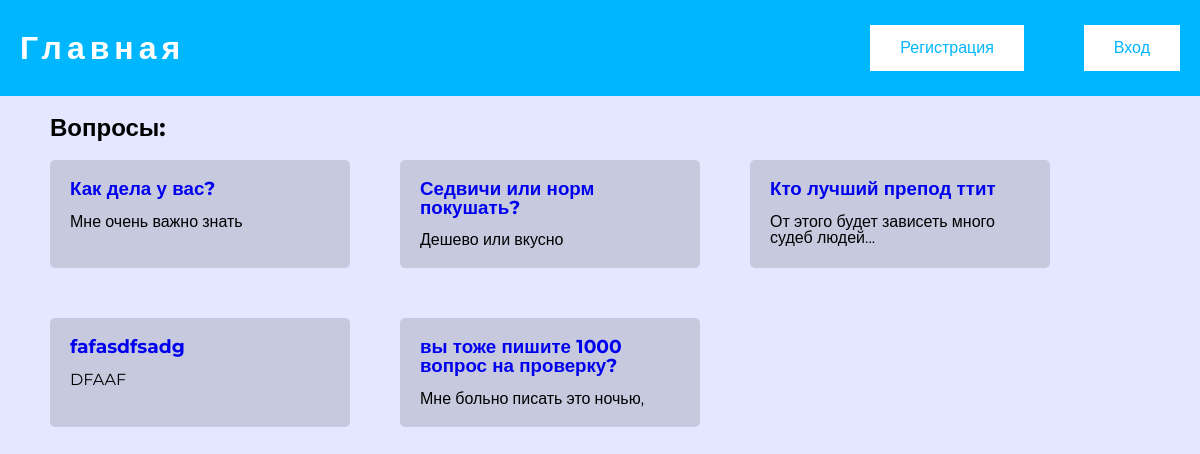
Screenshot of /polls/ with the database file from the repository.
### polls/models.py (models this page shows, shortened)
class Question(models.Model):
    text = models.CharField("Вопрос",max_length=250)
    pub_date = models.DateTimeField('date published')
    short_description = models.CharField(max_length=450, null=True)
    description = models.CharField(max_length=1500, null=True)
    image = models.ImageField(upload_to='polls/questions', blank=True)
    votes = models.IntegerField(default=0, blank=True)
    voted_by = models.ManyToManyField(User, related_name='voted_by', blank=True)
    def published_recently(self):
        recent_threshold = timezone.now() - datetime.timedelta(days=3)
        return self.pub_date >= recent_threshold

### polls/views.py (the view)
# urls.py: path('', views.IndexView.as_view(), name='index'),
class IndexView(generic.ListView):
    template_name = 'polls/index.html'
    context_object_name = 'latest_question_list'
    def get_queryset(self):
        return Question.objects.order_by('-pub_date')

### polls/templates/polls/index.html
{% extends 'polls/base.html' %}
{% block content %}
    {% if latest_question_list %}
        <h2>Вопросы:</h2>
            <ol class="question-list">
            {% for question in latest_question_list %}
                {% if question.published_recently or user.is_superuser %}
                    <li class="question-item">
                        <h3><a href="{% url 'polls:detail' question.id %}">{{ question.text }}</a></h3>
                        <p>{{ question.short_description }}</p>
                    </li>
                {% endif %}
            {% endfor %}
             </ol>
    {% else %}
        <h2>
            Вопросов нет.
        </h2>
    {% endif %}
{% endblock %}

### polls/static/css/styles.css (style rules this page uses)
* { padding: 0;margin: 0;border: 0; }
* { box-sizing: border-box; }
html,body { height:100%;width:100%; font-size:100%;line-height:1; }
a,a:visited { text-decoration: none; }
body { font-family: 'Montserrat',sans-serif; background: rgba(109, 124, 255, 0.18); }
.question-list { display: flex; flex-wrap: wrap; margin-top: 20px; gap: 50px; }
.question-item { display: flex; flex-direction: column; background: rgba(0, 0, 0, 0.13); width: 300px; padding: 20px; gap: 15px; border-radius: 5px; }

### rows the page displays
Question: text "Как дела у вас?", short_description "Мне очень важно знать"
Question: text "Седвичи или норм покушать?", short_description "Дешево или вкусно"
Question: text "Кто лучший препод ттит", short_description "От этого будет зависеть много судеб людей..."
Question: text "fafasdfsadg", short_description "DFAAF"
Question: text "вы тоже пишите 1000 вопрос на проверку?", short_description "Мне больно писать это ночью,"
